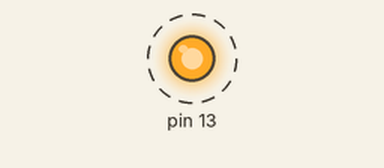
The sketch below on a simulated Arduino Uno, built with avr-gcc and run on an emulated ATmega328P. Parts: output pins drawn as LEDs (lit = HIGH). Dashed ring = blinking.

Above: at 0.5 s.
Timing chart, 0 to 4.6 s (numbered marks = the images above):
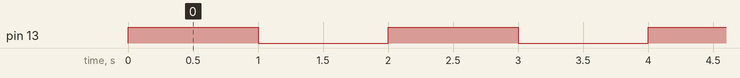

The sketch:

AVR_Blink.ino
```cpp
#include <avr/io.h>
#include <util/delay.h>

#define F_CPU 4000000UL

int main(void)
{
	DDRB |= (1 << DDB5);
	while(1)
	{
		PORTB |= (1 << PORTB5);
		_delay_ms(1000);
		PORTB &= ~(1 << PORTB5);
		_delay_ms(1000);
	}
}
```

Measured:
- by itself, pin 13: alternates HIGH for 1.0 s and LOW for 1.0 s
